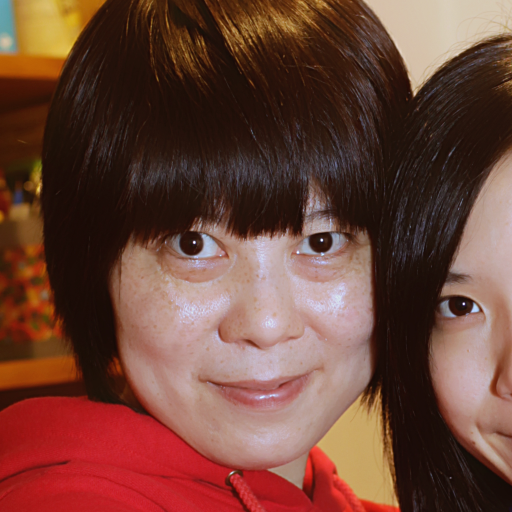
#> input picture without_mask/00008.png, 1024 x 1024 px (shown at 1/2 size); its folder holds only this picture in this run
$ jupyter execute withoutmask.ipynb
#> lines starting #> are read from the running program, lines starting #| are printed output that depends on the picture; after the words box and inside, x2 and y2 are one past the last pixel; in counts of white or black regions, pixels touching at a corner belong together
[cell 1]
import cv2
import numpy as np
import matplotlib.pyplot as plt
import glob

[cell 2]
haar_data= cv2.CascadeClassifier('haarcascade.xml')

[cell 3]
path = glob.glob(r'C:\Users\hp\OneDrive\Desktop\mask detect\without_mask\*.png')
data = []

[cell 4]
for i in path:
    img = cv2.imread(i)
#> img is the input picture: shape (1024, 1024, 3); mean B, G, R 56, 68, 109.7
    faces = haar_data.detectMultiScale(img)
#> faces = [[261, 497, 53, 53], [174, 264, 655, 655]]
    for x,y,w,h in faces:
        cv2.rectangle(img,(x,y),(x+w,y+h),(255,0,255),4)
        face = img[y:y+h, x:x+w, :]
        face = cv2.resize(face,(224,224))
        data.append(face)
#> this loop made 2 passes
#> pass 1, `face = img[y:y+h, x:x+w, :]`:
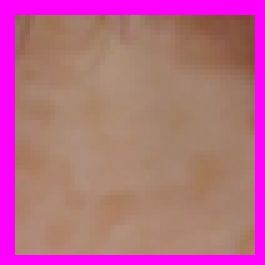
#> face: shape (53, 53, 3) (shown 5 times larger); mean B, G, R 133.1, 105.3, 181.3
#> pass 1, `face = cv2.resize(face,(224,224))`:
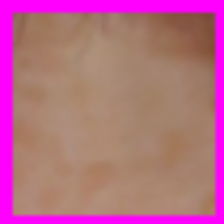
#> face: shape (224, 224, 3); mean B, G, R 133, 105.2, 181.2
#> pass 2, `face = img[y:y+h, x:x+w, :]`:
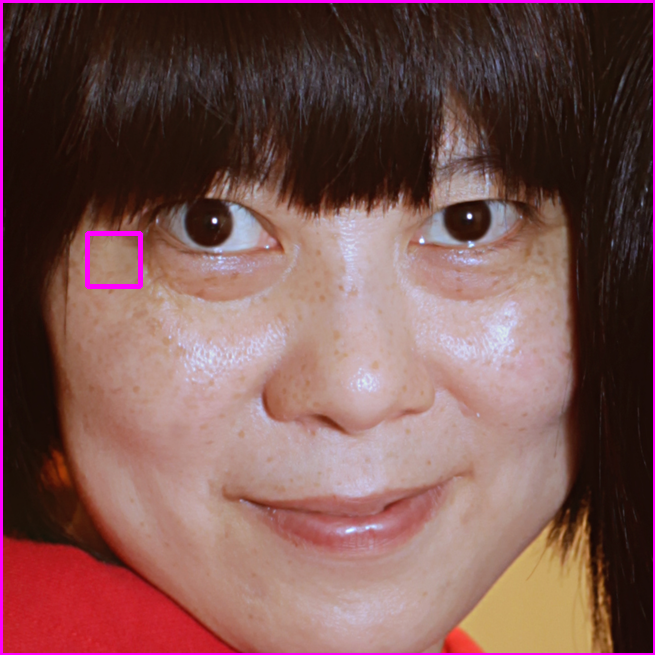
#> face: shape (655, 655, 3); mean B, G, R 81.6, 84.1, 122
#> after the loop:
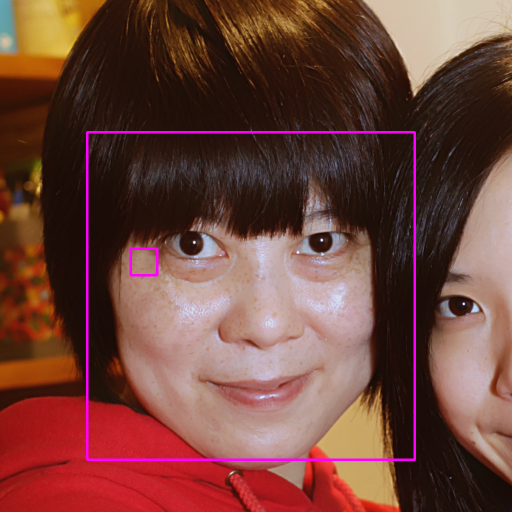
#> img: shape (1024, 1024, 3) (shown at 1/2 size); 1.35% of pixels changed, all inside (x1, y1, x2, y2) = (172, 262, 832, 922)
#> after the loop, data = 2 items

$ run again, on without_mask/00028.png
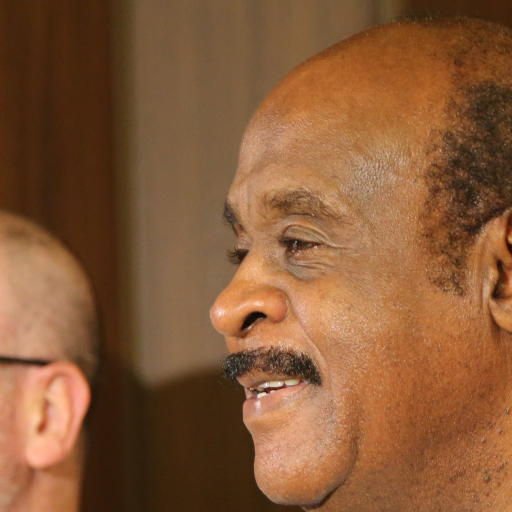
#> input picture without_mask/00028.png, 1024 x 1024 px (shown at 1/2 size)
#> img is the input picture: shape (1024, 1024, 3); mean B, G, R 55.3, 89.5, 134.7
#> faces = [[66, 65, 917, 917]]
#> the loop `for x,y,w,h in faces:` made 1 pass
#> pass 1, `face = img[y:y+h, x:x+w, :]`:
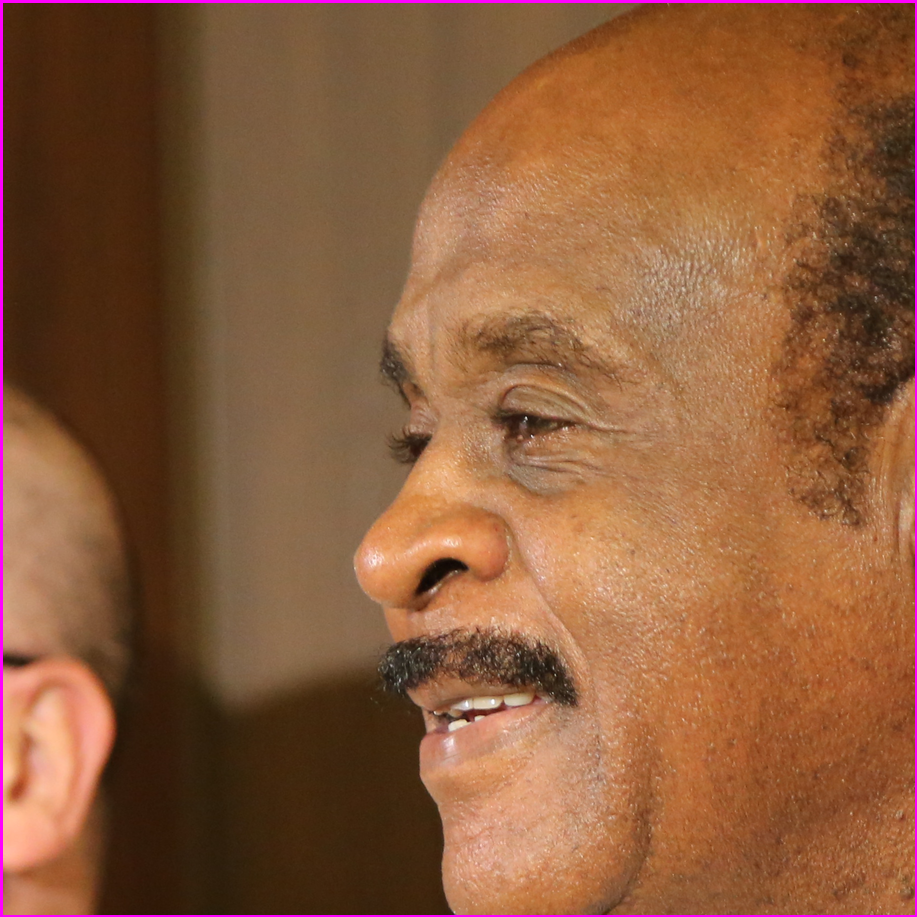
#> face: shape (917, 917, 3); mean B, G, R 59.5, 91.3, 139.6
#> after the loop `for x,y,w,h in faces:`:
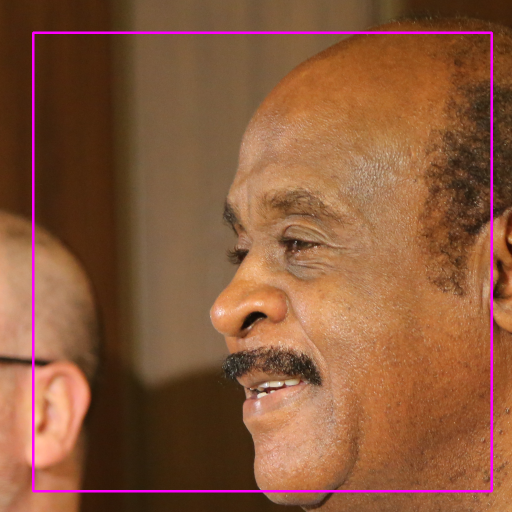
#> img: shape (1024, 1024, 3) (shown at 1/2 size); 1.75% of pixels changed, all inside (x1, y1, x2, y2) = (64, 63, 986, 985)
#> after the loop `for x,y,w,h in faces:`: data = 1 item

$ run again, on without_mask/00052.png
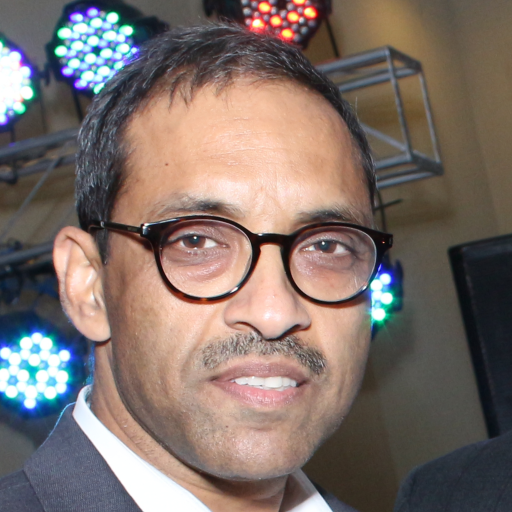
#> input picture without_mask/00052.png, 1024 x 1024 px (shown at 1/2 size)
#> img is the input picture: shape (1024, 1024, 3); mean B, G, R 104.9, 110.9, 125.4
#> faces = [[642, 26, 287, 287], [168, 214, 695, 695]]
#> the loop `for x,y,w,h in faces:` made 2 passes
#> pass 1, `face = img[y:y+h, x:x+w, :]`:
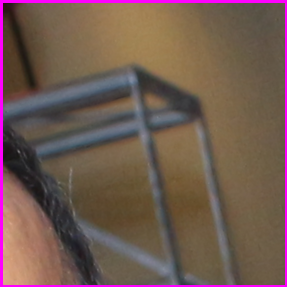
#> face: shape (287, 287, 3); mean B, G, R 80.9, 89.2, 113.6
#> after the loop `for x,y,w,h in faces:`:
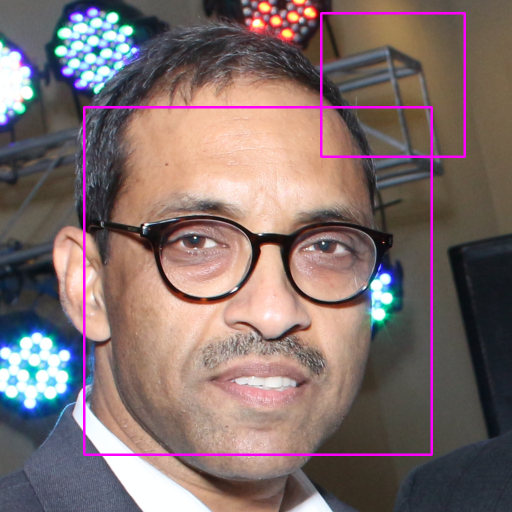
#> img: shape (1024, 1024, 3) (shown at 1/2 size); 1.87% of pixels changed, all inside (x1, y1, x2, y2) = (166, 24, 932, 912)
#> after the loop `for x,y,w,h in faces:`: data = 2 items

$ run again, on without_mask/00056.png
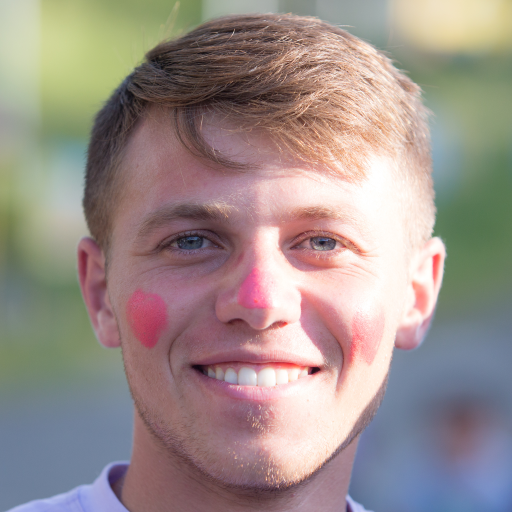
#> input picture without_mask/00056.png, 1024 x 1024 px (shown at 1/2 size)
#> img is the input picture: shape (1024, 1024, 3); mean B, G, R 138.6, 143.1, 156.3
#> faces = [[235, 244, 604, 604]]
#> the loop `for x,y,w,h in faces:` made 1 pass
#> pass 1, `face = img[y:y+h, x:x+w, :]`:
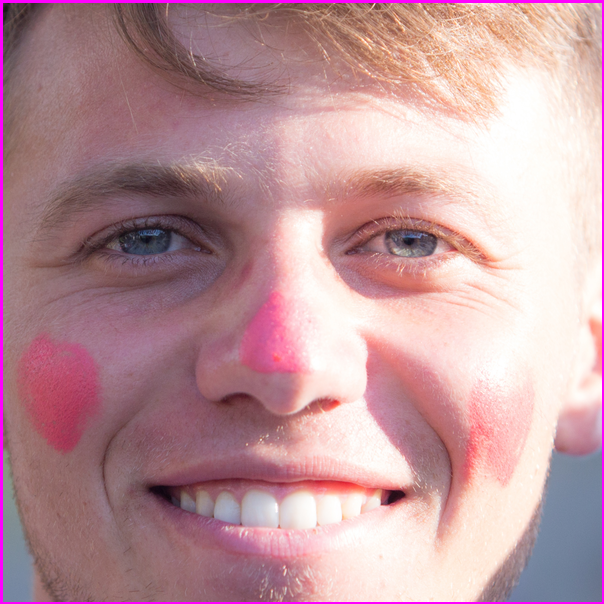
#> face: shape (604, 604, 3); mean B, G, R 155.6, 149.5, 189.3
#> after the loop `for x,y,w,h in faces:`:
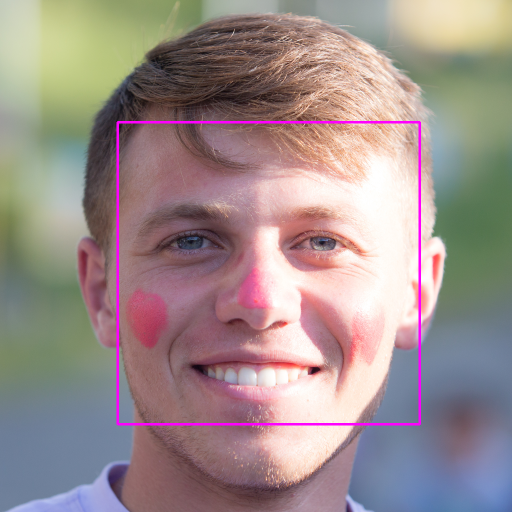
#> img: shape (1024, 1024, 3) (shown at 1/2 size); 1.15% of pixels changed, all inside (x1, y1, x2, y2) = (233, 242, 842, 851)
#> after the loop `for x,y,w,h in faces:`: data = 1 item

$ run again, on without_mask/00013.png
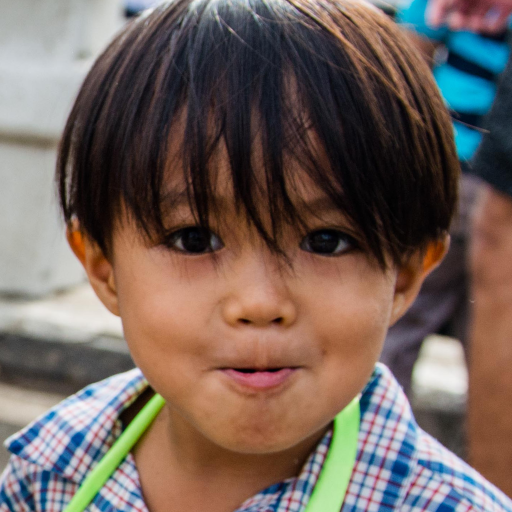
#> input picture without_mask/00013.png, 1024 x 1024 px (shown at 1/2 size)
#> img is the input picture: shape (1024, 1024, 3); mean B, G, R 91.7, 99, 114.6
#> faces = [[427, 348, 45, 45], [482, 758, 87, 87]]
#> the loop `for x,y,w,h in faces:` made 2 passes
#> after the loop `for x,y,w,h in faces:`:
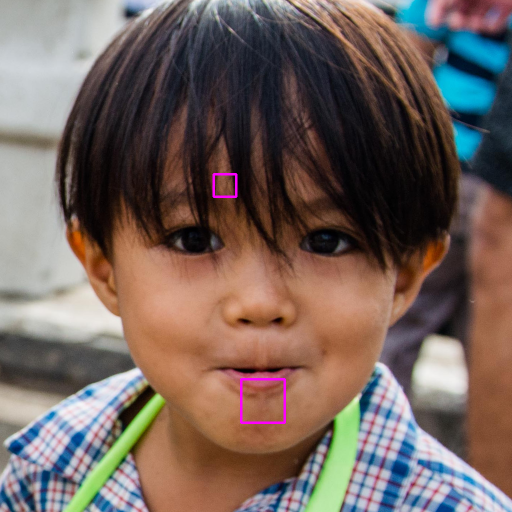
#> img: shape (1024, 1024, 3) (shown at 1/2 size); 0.25% of pixels changed, all inside (x1, y1, x2, y2) = (425, 346, 572, 848)
#> after the loop `for x,y,w,h in faces:`: data = 2 items
